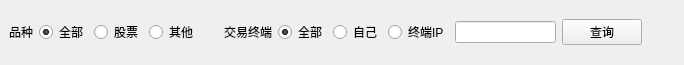
<?xml version="1.0" encoding="UTF-8"?>
<ui version="4.0">
 <class>d_easyTransactionDetails</class>
 <widget class="QDockWidget" name="d_easyTransactionDetails">
  <property name="geometry">
   <rect>
    <x>0</x>
    <y>0</y>
    <width>684</width>
    <height>65</height>
   </rect>
  </property>
  <property name="windowTitle">
   <string>简版成交明细</string>
  </property>
  <widget class="QWidget" name="dockWidgetContents">
   <layout class="QVBoxLayout" name="verticalLayout">
    <item>
     <layout class="QHBoxLayout" name="horizontalLayout_3">
      <item>
       <widget class="QLabel" name="l_variety">
        <property name="text">
         <string>品种</string>
        </property>
       </widget>
      </item>
      <item>
       <widget class="QRadioButton" name="rb_tradeTerminal_all">
        <property name="accessibleName">
         <string>pingzhong</string>
        </property>
        <property name="text">
         <string>全部</string>
        </property>
        <property name="checked">
         <bool>true</bool>
        </property>
        <attribute name="buttonGroup">
         <string notr="true">buttonGroup</string>
        </attribute>
       </widget>
      </item>
      <item>
       <widget class="QRadioButton" name="rb_variety_stock">
        <property name="accessibleName">
         <string>pingzhong</string>
        </property>
        <property name="text">
         <string>股票</string>
        </property>
        <property name="checked">
         <bool>false</bool>
        </property>
        <attribute name="buttonGroup">
         <string notr="true">buttonGroup</string>
        </attribute>
       </widget>
      </item>
      <item>
       <widget class="QRadioButton" name="rb_variety_other">
        <property name="accessibleName">
         <string>pingzhong</string>
        </property>
        <property name="text">
         <string>其他</string>
        </property>
        <property name="checked">
         <bool>false</bool>
        </property>
        <attribute name="buttonGroup">
         <string notr="true">buttonGroup</string>
        </attribute>
       </widget>
      </item>
      <item>
       <spacer name="horizontalSpacer">
        <property name="orientation">
         <enum>Qt::Horizontal</enum>
        </property>
        <property name="sizeType">
         <enum>QSizePolicy::Minimum</enum>
        </property>
        <property name="sizeHint" stdset="0">
         <size>
          <width>20</width>
          <height>20</height>
         </size>
        </property>
       </spacer>
      </item>
      <item>
       <widget class="QLabel" name="l_tradeTerminal">
        <property name="text">
         <string>交易终端</string>
        </property>
       </widget>
      </item>
      <item>
       <widget class="QRadioButton" name="rb_variety_all">
        <property name="accessibleName">
         <string>zhongduan</string>
        </property>
        <property name="text">
         <string>全部</string>
        </property>
        <property name="checked">
         <bool>true</bool>
        </property>
        <attribute name="buttonGroup">
         <string notr="true">buttonGroup_2</string>
        </attribute>
       </widget>
      </item>
      <item>
       <widget class="QRadioButton" name="rb_tradeTerminal_self">
        <property name="accessibleName">
         <string>zhongduan</string>
        </property>
        <property name="text">
         <string>自己</string>
        </property>
        <property name="checked">
         <bool>false</bool>
        </property>
        <attribute name="buttonGroup">
         <string notr="true">buttonGroup_2</string>
        </attribute>
       </widget>
      </item>
      <item>
       <widget class="QRadioButton" name="rb_tradeTerminal_ip">
        <property name="accessibleName">
         <string>zhongduan</string>
        </property>
        <property name="text">
         <string>终端IP</string>
        </property>
        <property name="checked">
         <bool>false</bool>
        </property>
        <attribute name="buttonGroup">
         <string notr="true">buttonGroup_2</string>
        </attribute>
       </widget>
      </item>
      <item>
       <widget class="QLineEdit" name="le_search"/>
      </item>
      <item>
       <widget class="QPushButton" name="pb_search">
        <property name="text">
         <string>查询</string>
        </property>
       </widget>
      </item>
      <item>
       <spacer name="horizontalSpacer_3">
        <property name="orientation">
         <enum>Qt::Horizontal</enum>
        </property>
        <property name="sizeHint" stdset="0">
         <size>
          <width>40</width>
          <height>20</height>
         </size>
        </property>
       </spacer>
      </item>
     </layout>
    </item>
   </layout>
  </widget>
 </widget>
 <resources/>
 <connections/>
 <buttongroups>
  <buttongroup name="buttonGroup_2"/>
  <buttongroup name="buttonGroup"/>
 </buttongroups>
</ui>
